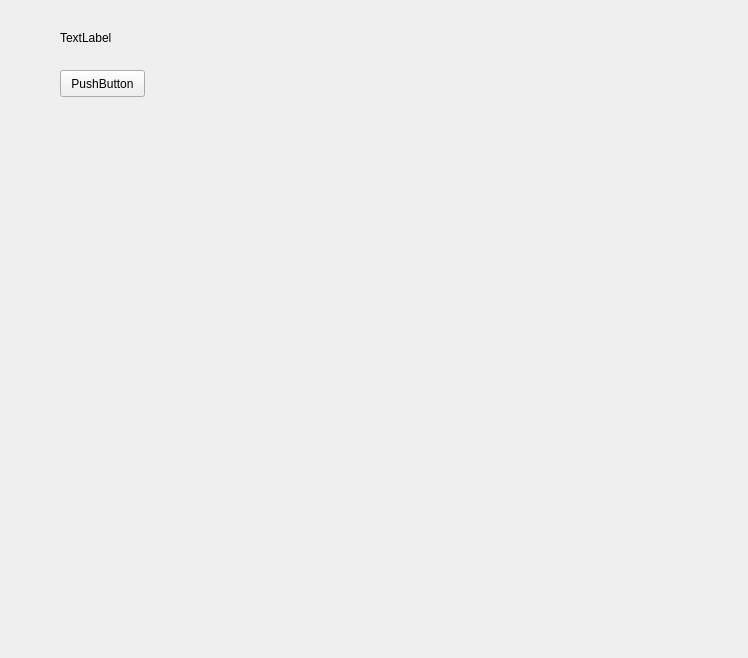
<?xml version="1.0" encoding="UTF-8"?>
<ui version="4.0">
 <class>Form</class>
 <widget class="QWidget" name="Form">
  <property name="geometry">
   <rect>
    <x>0</x>
    <y>0</y>
    <width>748</width>
    <height>658</height>
   </rect>
  </property>
  <property name="windowTitle">
   <string>Form</string>
  </property>
  <widget class="QPushButton" name="pushButton">
   <property name="geometry">
    <rect>
     <x>60</x>
     <y>70</y>
     <width>85</width>
     <height>27</height>
    </rect>
   </property>
   <property name="text">
    <string>PushButton</string>
   </property>
  </widget>
  <widget class="QLabel" name="label">
   <property name="geometry">
    <rect>
     <x>60</x>
     <y>30</y>
     <width>261</width>
     <height>16</height>
    </rect>
   </property>
   <property name="text">
    <string>TextLabel</string>
   </property>
  </widget>
 </widget>
 <resources/>
 <connections/>
</ui>
